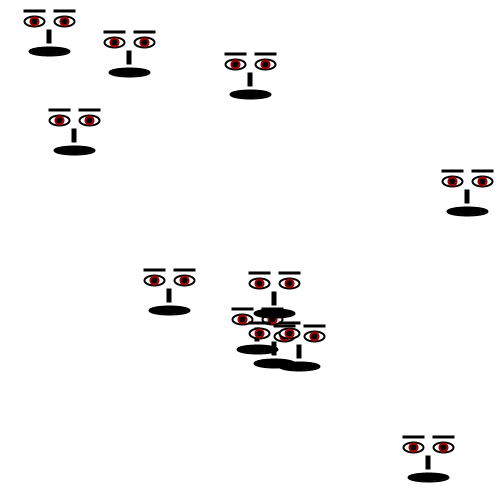
Frame 1 (no input)
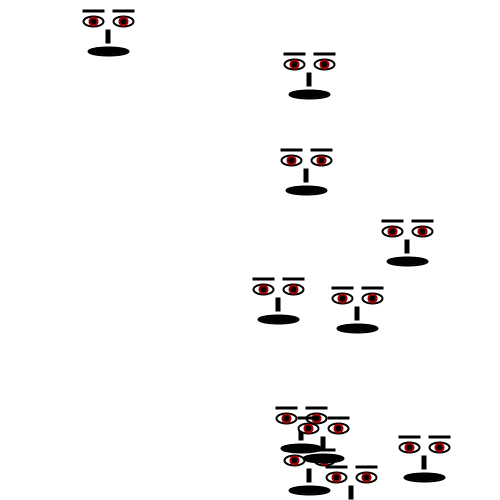
Frame 60 (the mouse pressed at the canvas centre just before this capture)
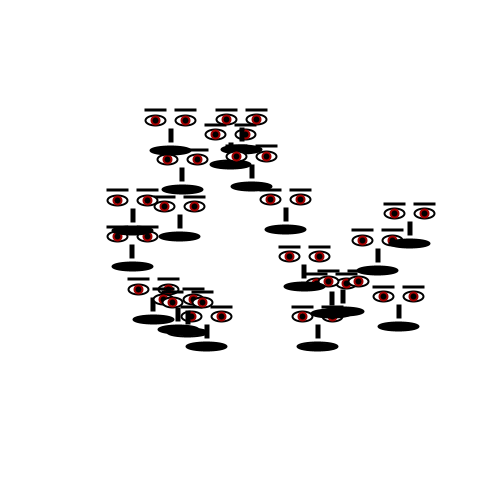
Frame 120 (the mouse held since frame 60 and released just before this capture)

The Processing sketch that drew these frames (run headless with seeded random() and noise(); from frame 60 on, the mouse is pressed at the canvas centre):

// Processing sketch: processing_16638
// ── processing_16638.pde

//Hello everybody, this is my little creature but in object oriented programming.
Face[] faceParts = new Face[20];
int s=100;

//defining the setup
void setup() {
  size(500,500);
  smooth();
  for (int i=0; i<20;i++) {
    faceParts[i] = new Face(color(0),int(random(0,700)), int(random(0,700)), int(random(0,5)), int(random(0,5)));
  
  }//end of the for-loop
}//end of void setup

void draw() {
  //list of functions which are called
  background(255);
  
  //The bounce between the Fireflies
  for (int i = 0; i < 20; i++) 
  {
   faceParts[i].display();
   faceParts[i].move();
    for (int j = 0; j < 20; j++) 
    {
      float distance =
        dist(faceParts[i].x_position+s*0.15,faceParts[i].y_position+s*0.15,faceParts[j].x_position+s*0.15,faceParts[j].y_position+s*0.15);
      if (i!=j && distance < faceParts[i].s * 0.25 + faceParts[j].s * 0.25) {  //radius = 1.2
        float xi = faceParts[i].x_speed;
        float yi = faceParts[i].y_speed;

        faceParts[i].x_speed = faceParts[j].x_speed;
        faceParts[i].y_speed = faceParts[j].y_speed;

        faceParts[j].x_speed = xi;
        faceParts[j].y_speed = yi;
      }
    }
  }
  }


class Face {
  
  float x_position, y_position; 
  float x_speed, y_speed;
  color c;
  float r, g, b;
  int s;
  
  Face(color tempC, float tempX, float tempY, float tempXspeed, float tempYspeed) {
    c = tempC;
    x_position = tempX;
    y_position = tempY;
    x_speed = tempXspeed;
    y_speed = tempYspeed;
    s = 100;
  }
  
  //defining the eyes
  void display() {
    fill(255);
    stroke(0);
    strokeWeight(2);
    ellipse(x_position,y_position,s*0.20,s*0.10);
    ellipse(x_position+s*0.3,y_position,s*0.20,s*0.10);
  
  //defining the pupils
    fill(0);
    stroke(162,0,0);
    strokeWeight(2);
    ellipse(x_position,y_position,s*0.08,s*0.08);
    ellipse(x_position+s*0.3,y_position,s*0.08,s*0.08);
  
  //display the eyebrows
    rectMode(CENTER);
    stroke(0);
    rect(x_position,y_position-s*0.1,s*0.20,s*0.01);
    rect(x_position+s*0.3,y_position-s*0.1,s*0.20,s*0.01);
  
    
  //display the nose
  rectMode(CENTER);
  rect(x_position+s*0.15,y_position+s*0.15,s*0.03,s*0.12);
  
  //display mouth
  ellipse(x_position+s*0.15,y_position+s*0.3,s*0.40,s*0.08);
  }//end of void display
  
  //let the ellipses bounce
  void move()
  {
    //move faceParts
    x_position +=  x_speed;
    y_position +=  y_speed;

    //bounce faceParts
    if (x_position > width || x_position < 0 ) x_speed = -x_speed;
    if (y_position > height || y_position < 0 ) y_speed = -y_speed;
    
    if (mousePressed == true) {
      x_position =random(100,400); //x_position - xspeed;
      y_position =random(100,400); //y_position - yspeed;
      
 }//end of mousePressed
 }//end of void move
}//end of class
